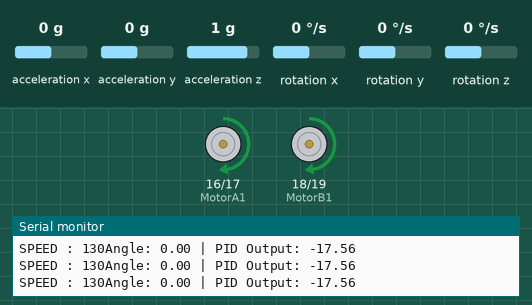
The sketch below on a simulated ESP32. Parts: motor-driver pin pairs drawn as motors (green arrow = first pin HIGH = forward, orange = second pin HIGH = backward, longer = more drive, scaled by the enable pin), the last lines printed to the serial monitor. The inputs (shaded band) are chosen by the test bench; at power-on: acceleration y 0 g, rotation x 0 °/s, acceleration z 1 g, acceleration x 0 g, rotation y 0 °/s, rotation z 0 °/s.

Above: at 1.2 s.
1.3 s: acceleration y set to -1.4 g
At 1.8 s:
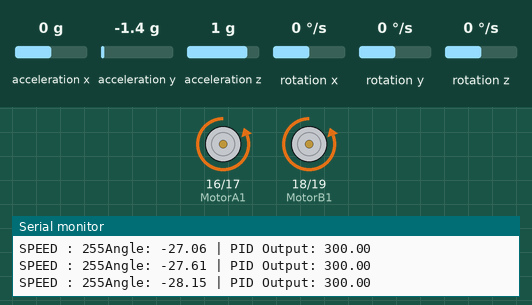
2.8 s: rotation x set to 100 °/s
At 4.7 s:
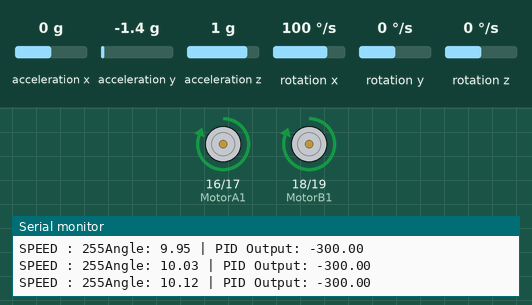
5.7 s: acceleration z set to -1.4 g
At 6.3 s:
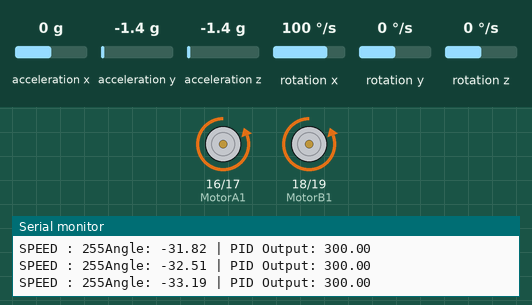
7.3 s: acceleration y set to -0.2 g
8.8 s: acceleration y set to 0.1 g
At 8.99 s:
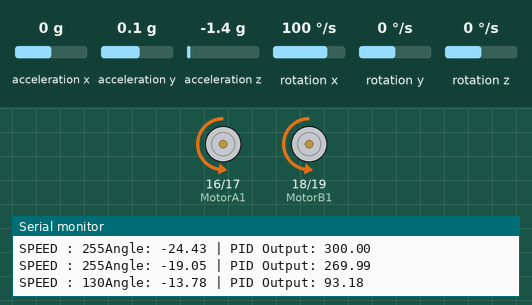
Timing chart, 0 to 11.5 s (numbered marks = the images above; inputs shaded):
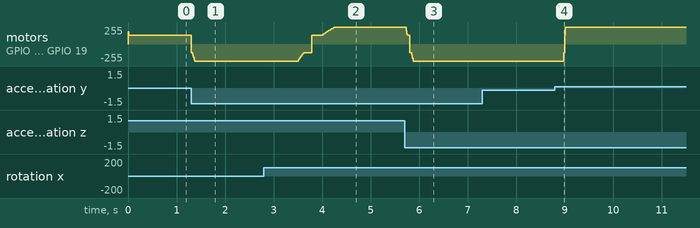

The sketch:

Self_Balancing_Robot.ino
```cpp
#include <Wire.h>
#include <MPU6050.h>

// Motor A (Left Motor)
int MotorA1 = 16;
int MotorA2 = 17;
int enable1Pin = 4;

// Motor B (Right Motor)
int MotorB1 = 18;
int MotorB2 = 19;
int enable2Pin = 5;

// PWM properties
const int freq = 1000;
const int pwmChannel1 = 0;
const int pwmChannel2 = 1;
const int resolution = 8;
int dutyCycle = 255;

// MPU6050 object
MPU6050 mpu;

// PID constants (tuned for better stability)
float Kp = 35;   // Increase P for stronger correction
float Ki = 0.1;    // Small integral to reduce steady-state error
float Kd = 1;    // Increased D for damping

// Variables for PID
float setPoint = -0.5;  // Desired angle (upright position)
float input, output;
float previousError = 0;
float integral = 0;
float maxIntegral = 50;  // Prevent integral windup

// Timing
unsigned long lastTime;

// Complementary filter parameters
float alpha = 0.98;  // Complementary filter weight

void setup() {
    Serial.begin(115200);

    // Initialize MPU6050
    Wire.begin();
    mpu.initialize();
    if (!mpu.testConnection()) {
        Serial.println("MPU6050 connection failed!");
        while (1);
    } else {
        Serial.println("MPU6050 connected!");
    }

    // Configure motor pins
    pinMode(MotorA1, OUTPUT);
    pinMode(MotorA2, OUTPUT);
    pinMode(MotorB1, OUTPUT);
    pinMode(MotorB2, OUTPUT);

    // Setup PWM
    ledcSetup(pwmChannel1, freq, resolution);
    ledcAttachPin(enable1Pin, pwmChannel1);
    ledcSetup(pwmChannel2, freq, resolution);
    ledcAttachPin(enable2Pin, pwmChannel2);

    lastTime = millis();
}

void loop() {
    // Read angle from MPU6050
    input = getTiltAngle();

    // Apply PID control
    float error = setPoint - input;
    unsigned long now = millis();
    float elapsedTime = (now - lastTime) / 1000.0;  // Time in seconds

    // Compute PID terms
    integral += error * elapsedTime;
    integral = constrain(integral, -maxIntegral, maxIntegral);  // Prevent integral windup

    float derivative = (error - previousError) / elapsedTime;
    output = Kp * error + Ki * integral + Kd * derivative;

    // Constrain output to avoid excessive speed
    output = constrain(output, -300, 300);

    // Adjust motor speed
    setMotorSpeed(output);

    // Debugging information
    Serial.print("Angle: ");
    Serial.print(input);
    Serial.print(" | PID Output: ");
    Serial.println(output);

    previousError = error;
    lastTime = now;
    delay(10);  // Reduce delay for more frequent updates
}

// Complementary Filter for Smoother Angle Calculation
float getTiltAngle() {
    int16_t ax, ay, az, gx, gy, gz;
    mpu.getMotion6(&ax, &ay, &az, &gx, &gy, &gz);

    // Convert raw accelerometer data to 'g' force
    float accelAngle = atan2((float)ay / 16384.0, (float)az / 16384.0) * 180 / PI;

    // Convert gyroscope data to degrees per second
    float gyroRate = (float)gx / 131.0;  // 131 LSB/(deg/s)

    // Compute new angle using complementary filter
    static float angle = 0;
    float dt = (millis() - lastTime) / 1000.0;
    angle = alpha * (angle + gyroRate * dt) + (1 - alpha) * accelAngle;

    return angle;
}

// Adjust Motor Speed Smoothly
void setMotorSpeed(float pidOutput) {
    int pwm = constrain(abs(pidOutput), 130, 255);
    Serial.print("SPEED : ");
    Serial.print(pwm);
    // Move forward with adjusted speed
    if (pidOutput > 0) {
            digitalWrite(MotorA1, LOW);
            digitalWrite(MotorA2, HIGH);
            digitalWrite(MotorB1, LOW);
            digitalWrite(MotorB2, HIGH);
        }
    else {
            digitalWrite(MotorA1, HIGH);
            digitalWrite(MotorA2, LOW);
            digitalWrite(MotorB1, HIGH);
            digitalWrite(MotorB2, LOW);
        }
        ledcWrite(pwmChannel1, pwm);
        ledcWrite(pwmChannel2, pwm);
}
```

Measured:
- the behaviour switches between -0.1 and 0 g on acceleration y (found by bisection; images 3 and 4)
- after the input at 1.3 s, motor on GPIO 16 (MotorA1) / GPIO 17 (MotorA2), motor on GPIO 18 (MotorB1) / GPIO 19 (MotorB2): forward 129/255 → backward 255/255 at once
- after the input at 2.8 s, motor on GPIO 16 (MotorA1) / GPIO 17 (MotorA2), motor on GPIO 18 (MotorB1) / GPIO 19 (MotorB2): moves from backward 255/255 to forward 255/255 over 0.76 s, starting after 0.71 s
- after the input at 5.7 s, motor on GPIO 16 (MotorA1) / GPIO 17 (MotorA2), motor on GPIO 18 (MotorB1) / GPIO 19 (MotorB2): forward 255/255 → backward 255/255 at once
- after the input at 8.8 s, motor on GPIO 16 (MotorA1) / GPIO 17 (MotorA2), motor on GPIO 18 (MotorB1) / GPIO 19 (MotorB2): backward 255/255 → forward 255/255 after 0.18 s
